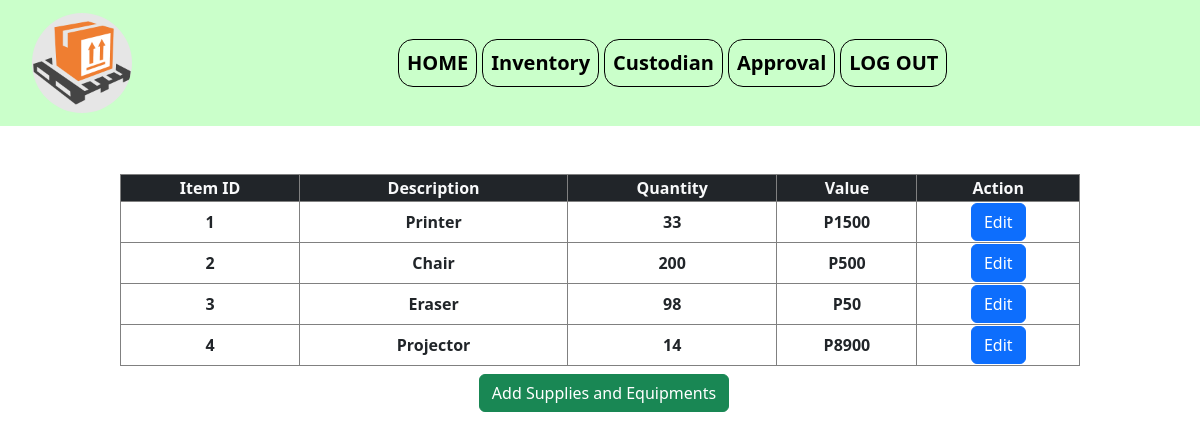
The app's page /admin-inventory.php (signed in) with its own data.
### tables this page shows
CREATE TABLE `items` (
  `id` int(11) NOT NULL,
  `userID` int(11) NOT NULL,
  `description` varchar(255) NOT NULL,
  `quantity` int(11) NOT NULL,
  `value` varchar(255) NOT NULL,
  `date` date NOT NULL DEFAULT current_timestamp()
);

### admin-inventory.php (the view, shortened to what this page needs)
<!DOCTYPE html>
<html lang="en">
<head>
	<link href="https://cdn.jsdelivr.net/npm/bootstrap@5.2.0/dist/css/bootstrap.min.css" rel="stylesheet" >
    <link href="//netdna.bootstrapcdn.com/font-awesome/3.2.1/css/font-awesome.css" rel="stylesheet">
    <link rel="stylesheet" href="https://cdn.jsdelivr.net/npm/bootstrap-icons@1.3.0/font/bootstrap-icons.css">
    <link rel="stylesheet" href="css/header.css">
    <link rel="stylesheet" href="css/admin-inventory.css">
</head>
<body>
<?php include("include/navbar.php")?>
      <section>
<table class="table-responsive table-bordered mt-5 text-center">
  <tr class="bg-dark  text-light">
    <th>Item ID</th>
    <th>Description</th>
    <th>Quantity</th>
    <th>Value</th>
    <th>Action</th>
  </tr>
  <?php
      $select="Select * From items";
      $result = $conn->query($select);
      if ($result->num_rows > 0) {
        while($row = $result->fetch_assoc()) {
          $temp_id=$row['id'];
          ?>
      <tr>
        <th><?php echo $temp_id?></th>
        <th><?php echo $row['description']?></th>
        <th><?php echo $row['quantity']?></th>
        <th><?php echo "P".$row['value']?></th>
        <th>
          <?php include("include/admin/admin-edit.php")?>
        </th>
      </tr>
 <?php
        }
      } else {
        echo "<td colspan='5' class='text-danger'>0 results</td>";
      }
  ?>
</table>
<div class="d-flex justify-content-center">
<?php include("include/admin/admin-add-item.php")?>
</div>
</section>
<br><br><br>
</body>
</html>

### include/admin/admin-edit.php (shortened to what this page needs)
<button value="<?php echo $temp_id?>/<?php echo $row['description']?>/<?php echo $row['quantity']?>/<?php echo $row['value']?>" class="btn btn-primary zz" data-bs-toggle="modal" data-bs-target="#Accept">Edit</button>

### css/admin-inventory.css (style rules this page uses)
@media only screen and (min-width: 700px) { .table-responsive { width: 80%; margin-left: 10%; } }

### records on screen
items: id "1", description "Printer", quantity "33", value "1500"
items: id "2", description "Chair", quantity "200", value "500"
items: id "3", description "Eraser", quantity "98", value "50"
items: id "4", description "Projector", quantity "14", value "8900"
